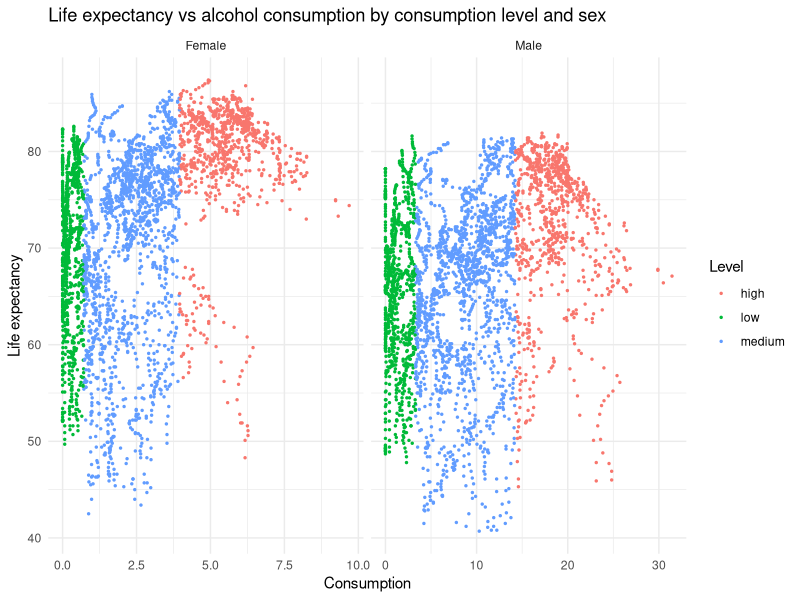
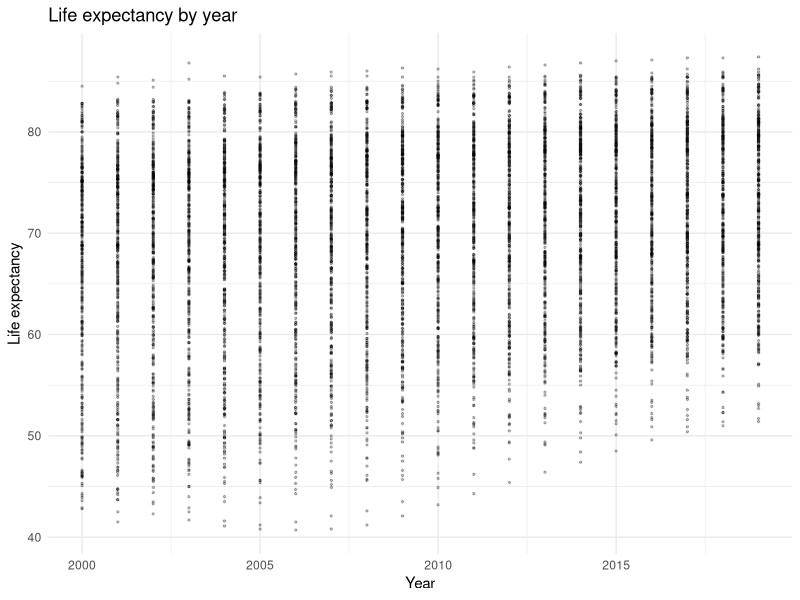
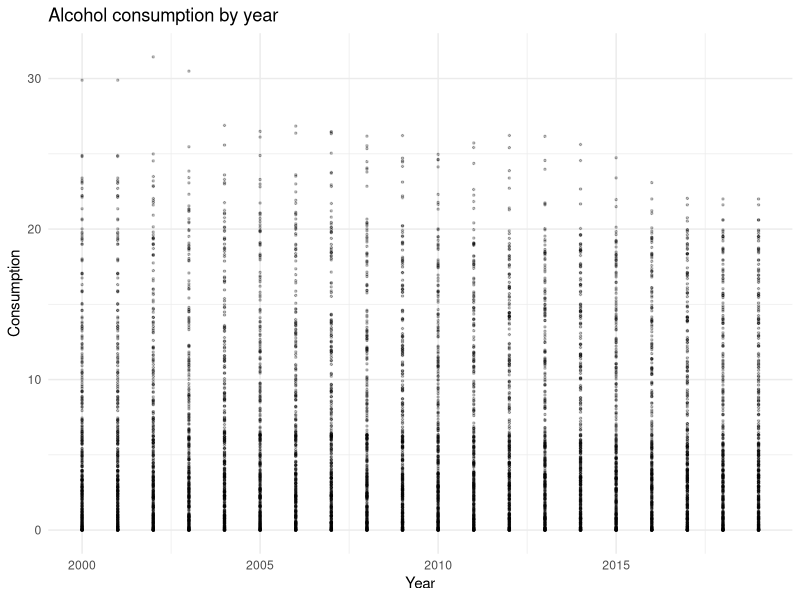
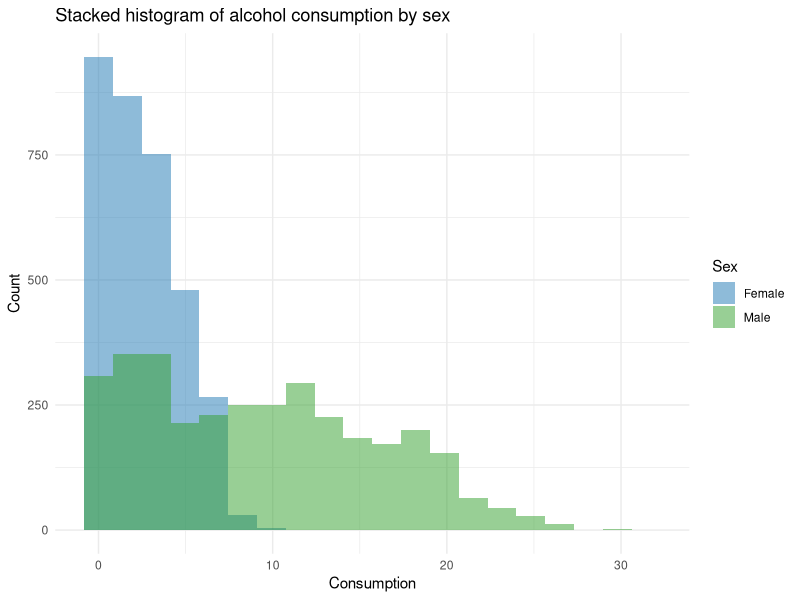
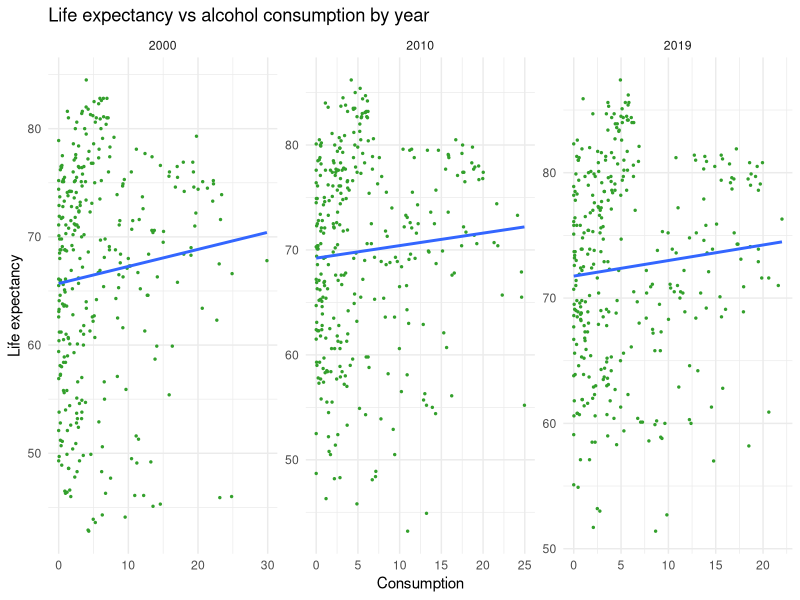
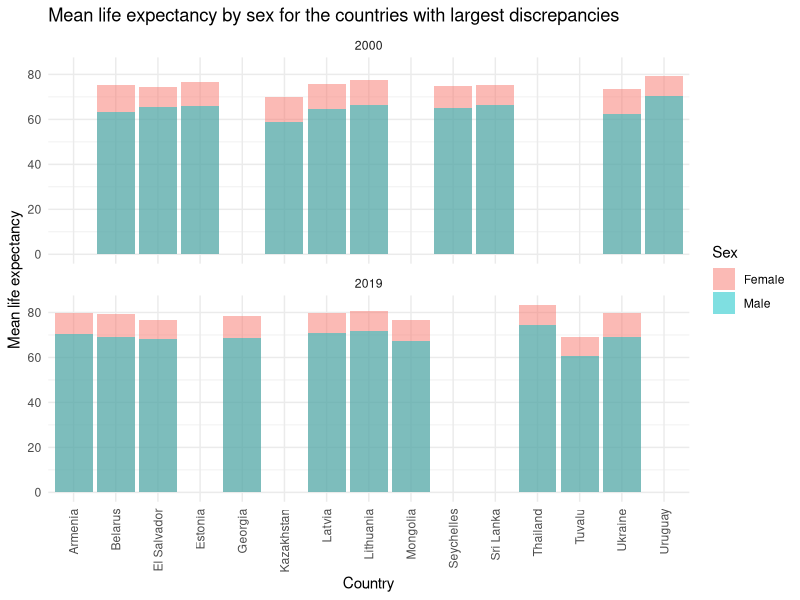
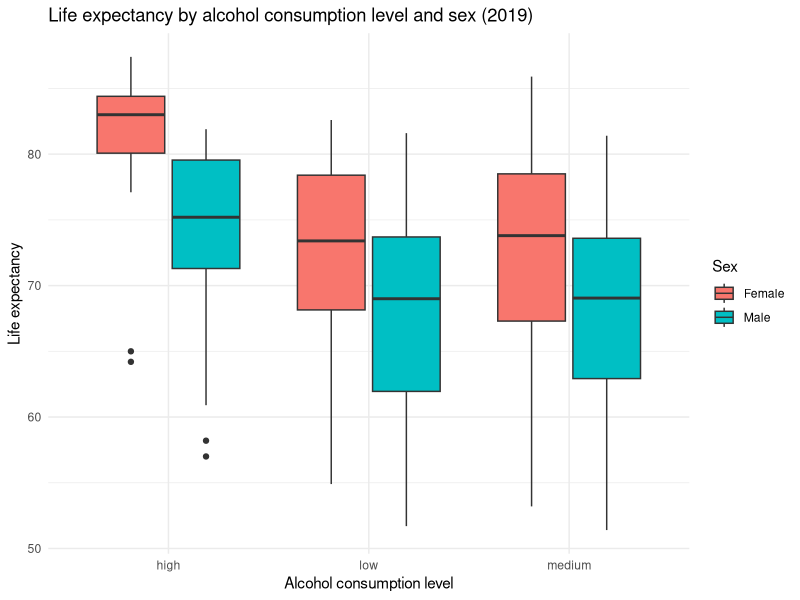
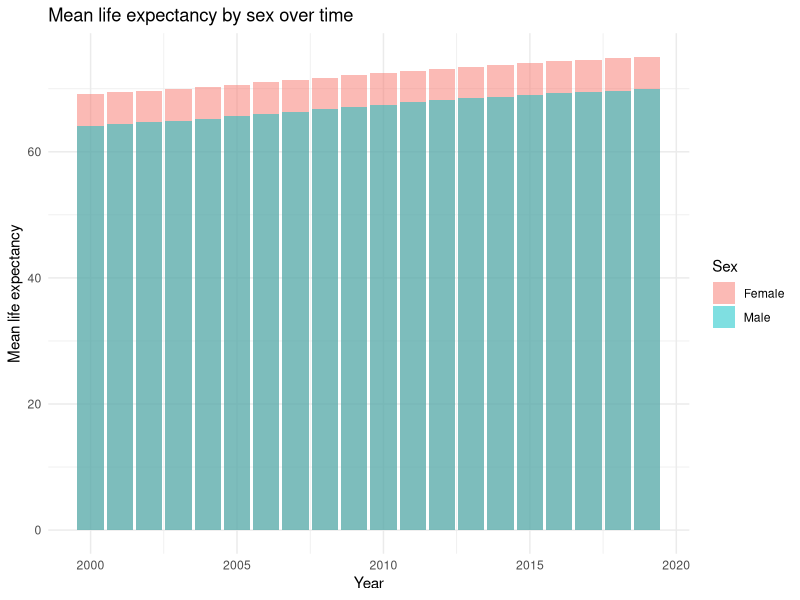

The R source for these figures, in order:
## ---- chunk 1
# rm(list=ls())
install.packages("kableExtra")
library(dplyr)
library(tidyr)
library(kableExtra)
library(ggplot2)
library(mgcv)
## ---- chunk 2
life_expectancy <- read.csv("life-expectancy-of-women-vs-life-expectancy-of-men.csv", header=TRUE)
alcohol_consumption <- read.csv("WHOAlcoholTotalPerCapita_2021-09-20v2.csv", header=TRUE)

# Reshape the life expectancy data to have 'Sex' and 'Life_expectancy' columns
life_expectancy <- life_expectancy |> 
  rename(Country = Entity,
         Female = Life.expectancy...Sex..female...Age..at.birth...Variant..estimates,
         Male = Life.expectancy...Sex..male...Age..at.birth...Variant..estimates,
         Population = Population...Sex..all...Age..all...Variant..estimates) |> 
  pivot_longer(cols=c(Female, Male),
               names_to='Sex',
               values_to='Life_expectancy') |> 
  select(Country, Year, Sex, Life_expectancy, Population)

# Exclude rows labelled as 'Both sexes' in the alcohol consumption data
alcohol_consumption <- alcohol_consumption |> 
  filter(Sex != 'Both sexes') |> 
  rename(Consumption = Alcohol.total.per.capita..15...consumption.in.liters..numeric.,
         Low_Consumption = Alcohol.total.per.capita..15...consumption.in.liters..low.estimation.,
         High_Consumption = Alcohol.total.per.capita..15...consumption.in.liters..high.estimation.) |> 
  select(Country, Year, Sex, Consumption, Low_Consumption, High_Consumption)

# Join datasets
df <- inner_join(
  x = life_expectancy,
  y = alcohol_consumption,
  by = c("Country", "Year", "Sex")
)

# Summary table using the kableExtra package
df |> 
  group_by(Year, Sex) %>%
  summarise(
    mean_life_expectancy = mean(Life_expectancy),
    sd_life_expectancy = sd(Life_expectancy),
    mean_alcohol_consumption = mean(Consumption),
    sd_alcohol_consumption = sd(Consumption)
  ) |> 
  kbl() |> 
  kable_styling(full_width = TRUE) |> 
  scroll_box(height = "500px")
## ---- chunk 3
# Categorize consumption level as 'low', 'medium', 'high'
quartiles <- df |> 
  group_by(Sex) |> 
  summarise(
    q1 = quantile(Consumption, probs = 0.25),
    q3 = quantile(Consumption, probs = 0.75)
  )

df <- df |> 
  mutate(Level = case_when(
    Sex == 'Female' & Consumption <= quartiles$q1[1] ~ 'low',
    Sex == 'Female' & Consumption > quartiles$q1[1] & Consumption <= quartiles$q3[1] ~ 'medium',
    Sex == 'Female' & Consumption > quartiles$q3[1] ~ 'high',
    Sex == 'Male' & Consumption <= quartiles$q1[2] ~ 'low',
    Sex == 'Male' & Consumption > quartiles$q1[2] & Consumption <= quartiles$q3[2] ~ 'medium',
    Sex == 'Male' & Consumption > quartiles$q3[2] ~ 'high',
    TRUE ~ NA
  ))

df |> 
  group_by(Sex, Level) |> 
  summarise(
    min_alcohol_consumption = min(Consumption),
    max_alcohol_consumption = max(Consumption),
    num_observations = n()
  ) |> 
  kbl() |> 
  kable_styling(full_width = TRUE)
## ---- chunk 4
head(df) |> 
  kbl() |> 
  kable_styling(full_width = TRUE) |> 
  scroll_box(width = "910px")

df |> 
  select(Life_expectancy, Population, Consumption, Low_Consumption, High_Consumption) |> 
  summary()

df |> 
  ggplot(aes(x = Consumption, y = Life_expectancy, color = Level)) +
  geom_point(size = .5) +
  facet_grid(cols = vars(Sex), scales="free") +
  labs(title = "Life expectancy vs alcohol consumption by consumption level and sex",
       y = "Life expectancy") +
  theme_minimal()

df |> 
  ggplot(aes(x = Year, y = Life_expectancy)) +
  geom_point(size = .5, alpha = .25) +
  labs(title = "Life expectancy by year",
       y = "Life expectancy") +
  theme_minimal()

df |> 
  ggplot(aes(x = Year, y = Consumption)) +
  geom_point(size = .5, alpha = .25) +
  labs(title = "Alcohol consumption by year") +
  theme_minimal()
## ---- chunk 5
df |> 
  ggplot(aes(x = Consumption, fill = Sex)) +
  geom_histogram(position = "identity", bins = 20, alpha = 0.5) +
  scale_fill_manual(values = c("#1f78b4", "#33a02c"), name = "Sex") +
  labs(title = "Stacked histogram of alcohol consumption by sex",
       y = "Count") +
  theme_minimal()
## ---- chunk 6
df |> 
  filter(Year %in% c(2000, 2010, 2019)) |> 
  ggplot(aes(x = Consumption, y = Life_expectancy)) +
  geom_point(color = "#33a02c", size = 0.5) +
  geom_smooth(method = "lm", se = FALSE) +
  facet_wrap(~Year, nrow = 1, scales="free") +
  labs(title = "Life expectancy vs alcohol consumption by year",
       y = "Life expectancy") +
  theme_minimal()
## ---- chunk 7
ca_data <- df |> filter(Country == 'Canada')
ro_data <- df |> filter(Country == 'Romania')
summary(lm(Life_expectancy ~ Year + Sex, data = ca_data))
summary(lm(Life_expectancy ~ Year + Sex, data = ro_data))
## ---- chunk 8
df |>
  filter(Year == 2000 | Year == 2019) |>
  group_by(Country, Sex, Year) |>
  summarise(mean_life_expectancy = mean(Life_expectancy)) |>
  spread(key = Sex, value = mean_life_expectancy) |>
  ungroup() |> 
  group_by(Year) |> 
  slice_max(order_by = abs(Female - Male), n = 10) |> 
  gather(key = Sex, value = mean_life_expectancy, Female:Male) |> 
  ggplot(aes(x = Country, y = mean_life_expectancy, fill = Sex)) +
  geom_bar(stat = 'identity', position = 'identity', alpha = 0.5) +
  facet_wrap(~Year, ncol = 1) +
  labs(title = "Mean life expectancy by sex for the countries with largest discrepancies",
       y = "Mean life expectancy") +
  theme_minimal() +
  theme(axis.text.x = element_text(angle = 90, vjust = 0.5, hjust=1))
## ---- chunk 9
df |> 
  filter(Year == 2019) |> 
  ggplot(aes(x = Level, y = Life_expectancy, fill = Sex)) +
  geom_boxplot() +
  labs(title = "Life expectancy by alcohol consumption level and sex (2019)",
       x = "Alcohol consumption level",
       y = "Life expectancy") +
  theme_minimal()
## ---- chunk 10
df |> 
  group_by(Year, Sex) |> 
  summarise(mean_life_expectancy = mean(Life_expectancy)) |> 
  ungroup() |> 
  ggplot(aes(x = Year, y = mean_life_expectancy, fill = Sex)) +
  geom_bar(stat = 'identity', position = 'identity', alpha = 0.5) +
  labs(title = "Mean life expectancy by sex over time",
       x = "Year",
       y = "Mean life expectancy") +
  theme_minimal()

df |> 
  group_by(Year, Sex) |> 
  summarise(mean_alcohol_consumption = mean(Consumption)) |> 
  ungroup() |> 
  ggplot(aes(x = Year, y = mean_alcohol_consumption, fill = Sex)) +
  geom_bar(stat = 'identity', position = 'identity', alpha = 0.5) +
  labs(title = "Mean alcohol consumption by sex over time",
       x = "Year",
       y = "Mean alcohol consumption") +
  theme_minimal()
## ---- chunk 11
summary(lm(Life_expectancy ~ Level + scale(Population) + Year + Sex, data = df))
spline_fit <- gam(Life_expectancy ~ Level + s(scale(Population), bs = "cr", k = 4) + Year + Sex, data = df)
summary(spline_fit)
## ---- chunk 12
plot(spline_fit)
## ---- chunk 13
df2 <- df |> 
  group_by(Country, Sex) |> 
  mutate(mean_consumption = mean(Consumption),
         mean_life_expectancy = mean(Life_expectancy))

summary(lm(mean_life_expectancy ~ mean_consumption + scale(Population) + Sex, data = df2))
summary(gam(mean_life_expectancy ~ mean_consumption + s(Population, bs = "cr", k = 4) + Sex, data = df2))
## ---- chunk 14
df2 |> 
  ggplot(aes(x = mean_consumption, y = mean_life_expectancy, color = Sex)) +
  geom_point() +
  geom_smooth(method = "lm", fill = NA) +
  geom_smooth(method = "loess", se = FALSE) +
  labs(title = "Mean alcohol consumption vs mean life expectancy by sex",
       x = "Mean alcohol consumption",
       y = "Mean life expectancy") +
  theme_minimal()
